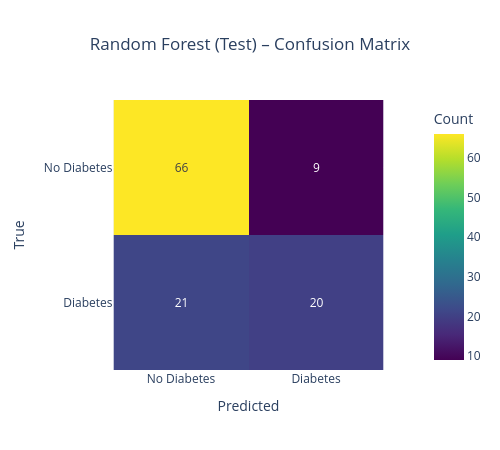

The cell this chart's notebook holds for it:
### Markdown cell above
## 4. Final Evaluation on Test Set

We select the best performing model from validation and evaluate it on the held‑out test set.

### Code cell
# %% Final Test Evaluation
# Choose best model based on validation accuracy
best_model_name = df_results_val.loc[df_results_val['Accuracy'].idxmax(), 'Model']
if best_model_name == 'Logistic Regression':
    final_model = best_lr
elif best_model_name == 'Decision Tree':
    final_model = best_dt
elif best_model_name == 'Random Forest':
    final_model = best_rf
else:
    final_model = best_svm

print(f"Best model based on validation: {best_model_name}")
acc_test, f1_test = evaluate_model(final_model, X_test, y_test, f"{best_model_name} (Test)")

### Figure 1 — Plotly figure (JSON) as saved in the notebook; plotly's stock layout.template omitted (floating-point values rounded to 4 significant figures)
{"data": [{"coloraxis": "coloraxis", "hovertemplate": "Predicted: %{x}<br>True: %{y}<br>Count: %{z}<extra></extra>", "name": "0", "texttemplate": "%{z}", "type": "heatmap", "x": ["No Diabetes", "Diabetes"], "xaxis": "x", "y": ["No Diabetes", "Diabetes"], "yaxis": "y", "z": [[66, 9], [21, 20]]}], "layout": {"coloraxis": {"autocolorscale": false, "colorbar": {"title": {"text": "Count"}}, "colorscale": [[0, "#440154"], [0.1111, "#482878"], [0.2222, "#3e4989"], [0.3333, "#31688e"], [0.4444, "#26828e"], [0.5556, "#1f9e89"], [0.6667, "#35b779"], [0.7778, "#6ece58"], [0.8889, "#b5de2b"], [1, "#fde725"]]}, "height": 450, "title": {"text": "Random Forest (Test) – Confusion Matrix", "x": 0.5}, "width": 500, "xaxis": {"anchor": "y", "constrain": "domain", "domain": [0, 1], "scaleanchor": "y", "title": {"text": "Predicted"}}, "yaxis": {"anchor": "x", "autorange": "reversed", "constrain": "domain", "domain": [0, 1], "title": {"text": "True"}}}}
